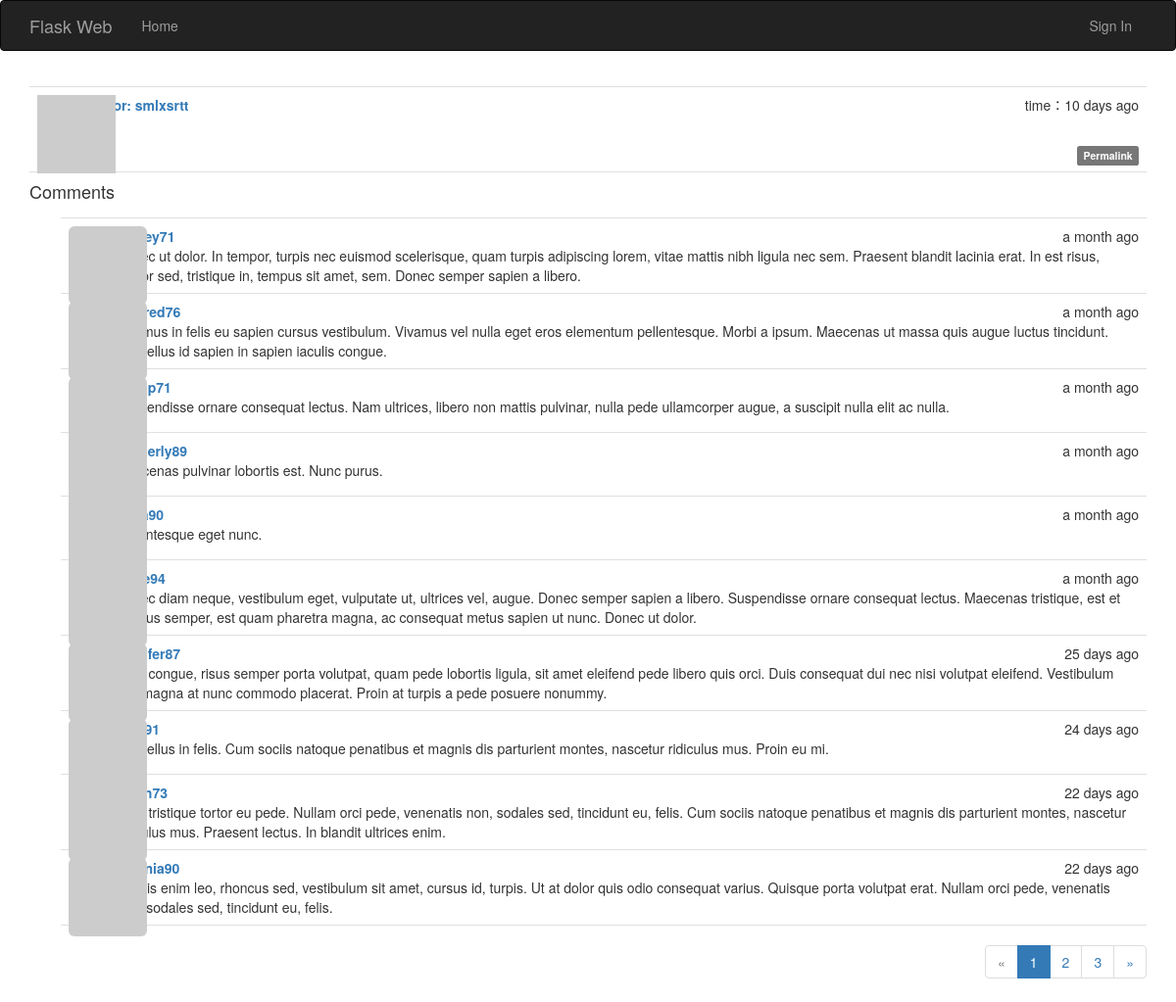
The page /post/122 on the database its author committed.
### app/models.py (models this page shows, shortened)
class Post(db.Model):
	__tablename__ = 'posts'
	id = db.Column(db.Integer, primary_key=True)
	body = db.Column(db.Text)
	timestamp = db.Column(db.DateTime, index=True, default=datetime.utcnow)
	author_id = db.Column(db.Integer, db.ForeignKey('users.id'))
	body_html = db.Column(db.Text)
	comments = db.relationship('Comment', backref='post', lazy='dynamic')

class User(UserMixin, db.Model):
	__tablename__ = 'users'
	id = db.Column(db.Integer, primary_key = True)
	email = db.Column(db.String(64), unique=True, index=True)
	username = db.Column(db.String(64), unique = True)
	password_hash = db.Column(db.String(128))
	role_id = db.Column(db.Integer, db.ForeignKey('roles.id'))
	confirmed = db.Column(db.Boolean, default=False)
	name = db.Column(db.String(64))
	location = db.Column(db.String(64))
	about_me = db.Column(db.Text())
	member_since =db.Column(db.DateTime(), default=datetime.utcnow)
	last_seen = db.Column(db.DateTime(), default=datetime.utcnow)
	avatar_hash = db.Column(db.String(32))
	posts = db.relationship('Post', backref='au', lazy='dynamic')
	followed = db.relationship('Follow',
								foreign_keys=[Follow.follower_id],
								backref=db.backref('follower', lazy='joined'),
								lazy='dynamic',
								cascade='all, delete-orphan')
	followers = db.relationship('Follow',
								foreign_keys=[Follow.followed_id],
								backref=db.backref('followed', lazy='joined'),
								lazy='dynamic',
								cascade='all, delete-orphan')
	comments = db.relationship('Comment', backref='author', lazy='dynamic')
	@property
	def password(self):
		raise AttributeError('password is not a readable attribute')
	def gravatar(self, size=100, default='identicon', rating='g'):
		if request.is_secure:
			url = 'https://secure.gravatar.com/avatar'
		else:
			url = 'http://s.gravatar.com/avatar'
		hash = self.avatar_hash or hashlib.md5(
			self.email.encode('utf-8')).hexdigest()
		print('into..gravatar..{url}/{hash}?s={size}&d={default}&r={rating}'.format(
			url=url, hash=hash, size=size, default=default, rating=rating))
		return '{url}/{hash}?s={size}&d={default}&r={rating}'.format(
			url=url, hash=hash, size=size, default=default, rating=rating)

class Comment(db.Model):
	__tablename__ = 'comments'
	id = db.Column(db.Integer, primary_key=True)
	body = db.Column(db.Text)
	body_html = db.Column(db.Text)
	timestamp = db.Column(db.DateTime, index=True, default=datetime.utcnow)
	disable = db.Column(db.Boolean)
	author_id = db.Column(db.Integer, db.ForeignKey('users.id'))
	post_id = db.Column(db.Integer, db.ForeignKey('posts.id'))

### app/main/views.py (the view, shortened to what this page needs)
@main.route('/post/<int:id>', methods=['GET', 'POST'])
def post(id):
	post = Post.query.get_or_404(id)
	form = CommentForm()
	page = request.args.get('page', 1, type=int)
	if page == -1:
		page = (post.comments.count() - 1)// 10 + 1
	print("Page..............{}".format(page))
	pagination = post.comments.order_by(Comment.timestamp.asc()).paginate(
		page, per_page=current_app.config['FLASK_POSTS_PER_PAGE'], error_out=True)
	comments = pagination.items
	return render_template('post.html', posts=[post], form=form,
							comments=comments, pagination=pagination)

### app/auth/views.py (called while the page is built)
@auth.before_app_request
def before_request():
	print('into before_request...............')
	print('is_authenticated...............{}'.format(current_user.is_authenticated))
	print('request................{}'.format(request))
	if current_user.is_authenticated:
		current_user.ping()
		if not current_user.confirmed and request.endpoint[:5] != 'auth.' and request.endpoint != 'static':
			return redirect(url_for('auth.unconfirmed'))

### app/main/__init__.py (called while the page is built)
@main.app_context_processor
def inject_permission():
	return dict(Permission=Permission)

### app/main/views.py (called while the page is built)
@main.after_app_request
def after_app_request(response):
	for query in get_debug_queries():
		if query.duration > current_app.config['FLASKY_SLOW_DB_QUERY_TIME']:
			current_app.logger.warning(
				'Slow query: {}\nParameters: {}\nnDuration: {}\nContext: {}\n'.format(
					query.statement, query.parameters, query.duration, query.context))
	return response

### app/models.py (called while the page is built)
	def can(self, permissions):
		return False

	def is_administrator(self):
		return False

### app/templates/post.html (shortened to what this page needs)
{% extends "bootstrap_base.html" %}
{% import "bootstrap/wtf.html" as wtf %}
{% import "_macros.html" as macros %}
{% block page_content %}
{% include '_post.html' %}
<h4 id="comments">Comments</h4>
{% include '_comments.html' %}
{% if pagination %}
<div class="pagination">
	{{ macros.pagination_widget(pagination, '.post', fragment='#comments', id=posts[0].id)}}
</div>
{% endif %}
{% endblock %}

### app/templates/_post.html (shortened to what this page needs)
<ul class="posts">
	{% for post in posts %}
	<li class="post">
		<div class="profile-thumbnail">
			<a href="{{ url_for('.user', username=post.au.username) }}">
				<img class="img-round profile-thumbnail"
					src="{{ post.au.gravatar(size=40) }}">
			</a>
		</div>
		<div class="post-content">
			<div class="post-date">time：{{ moment(post.timestamp).fromNow() }}</div>
			<div class="post-author">
				<a href="{{ url_for('.user', username=post.au.username) }}">
					author: {{ post.au.username }}
				</a>
			</div>
			<div class="post-body">
				{% if post.body_html %}
					{{ post.body_html | safe }}
				{% else %}
					{{ post.body }}
				{% endif %}
				</div>
			<div class="post-footer">
				<a href="{{ url_for('.post', id=post.id) }}">
					<span class="label label-default">Permalink</span>
				</a>
			</div>
		</div>
	</li>
	{% endfor %}
</ul>

### app/templates/_comments.html (shortened to what this page needs)
<ul class="comments">
    {% for comment in comments %}
    <li class="comment">
        <div class="comment-thumbnail">
            <a href="{{ url_for('.user', username=comment.author.username) }}">
                <img class="img-rounded profile-thumbnail" src="{{ comment.author.gravatar(size=40) }}">
            </a>
        </div>
        <div class="comment-content">
            <div class="comment-date">{{ moment(comment.timestamp).fromNow() }}</div>
            <div class="comment-author"><a href="{{ url_for('.user', username=comment.author.username) }}">{{ comment.author.username }}</a></div>
            <div class="comment-body">
                {% if moderate or not comment.disable %}
                    {% if comment.body_html %}
                        {{ comment.body_html | safe }}
                    {% else %}
                        {{ comment.body }}
                    {% endif %}
                {% endif %}
            </div>
        </div>
    </li>
    {% endfor %}
</ul>

### app/static/style.css (style rules this page uses)
.profile-thumbnail { position: absolute; }
ul.posts { list-style-type: none; padding: 0px; margin: 16px 0px 0px 0px; border-top: 1px solid #e0e0e0; }
ul.posts li.post { padding: 8px; border-bottom: 1px solid #e0e0e0; }
div.post-date { float: right; }
div.post-author { font-weight: bold; }
div.post-content { margin-left: 48px; min-height: 48px; }
div.post-footer { text-align: right; }
ul.comments { list-style-type: none; padding: 0px; margin: 16px 0px 0px 0px; }
ul.comments li.comment { margin-left: 32px; padding: 8px; border-bottom: 1px solid #e0e0e0; }
ul.comments li.comment:nth-child(1) { border-top: 1px solid #e0e0e0; }
div.comment-date { float: right; }
div.comment-author { font-weight: bold; }
div.comment-thumbnail { position: absolute; }
div.comment-content { margin-left: 48px; min-height: 48px; }
div.pagination { width: 100%; text-align: right; padding: 0px; margin: 0px; }

### rows shown on the page
Post: timestamp "10 days ago", au.username "smlxsrtt"
Comment: timestamp "a month ago", body_html "Donec ut dolor. In tempor, turpis nec euismod scelerisque, quam turpis adipiscing lorem, vitae mattis nibh ligula nec sem. Praesent blandit lacinia erat. In est risus, auctor sed, tristique in, tempus sit amet, sem. Donec semper sapien a libero."
Comment: timestamp "a month ago", author.username "mildred76", body_html "Vivamus in felis eu sapien cursus vestibulum. Vivamus vel nulla eget eros elementum pellentesque. Morbi a ipsum. Maecenas ut massa quis augue luctus tincidunt. Phasellus id sapien in sapien iaculis congue."
Comment: timestamp "a month ago", body_html "Suspendisse ornare consequat lectus. Nam ultrices, libero non mattis pulvinar, nulla pede ullamcorper augue, a suscipit nulla elit ac nulla."
Comment: timestamp "a month ago", author.username "kimberly89", body_html "Maecenas pulvinar lobortis est. Nunc purus."
Comment: timestamp "a month ago", body_html "Pellentesque eget nunc."
Comment: timestamp "a month ago", body_html "Donec diam neque, vestibulum eget, vulputate ut, ultrices vel, augue. Donec semper sapien a libero. Suspendisse ornare consequat lectus. Maecenas tristique, est et tempus semper, est quam pharetra magna, ac consequat metus sapien ut nunc. Donec ut dolor."
Comment: timestamp "25 days ago", author.username "jennifer87", body_html "Nam congue, risus semper porta volutpat, quam pede lobortis ligula, sit amet eleifend pede libero quis orci. Duis consequat dui nec nisi volutpat eleifend. Vestibulum sed magna at nunc commodo placerat. Proin at turpis a pede posuere nonummy."
Comment: timestamp "24 days ago", body_html "Phasellus in felis. Cum sociis natoque penatibus et magnis dis parturient montes, nascetur ridiculus mus. Proin eu mi."
Comment: timestamp "22 days ago", body_html "Nam tristique tortor eu pede. Nullam orci pede, venenatis non, sodales sed, tincidunt eu, felis. Cum sociis natoque penatibus et magnis dis parturient montes, nascetur ridiculus mus. Praesent lectus. In blandit ultrices enim."
Comment: timestamp "22 days ago", author.username "virginia90", body_html "Mauris enim leo, rhoncus sed, vestibulum sit amet, cursus id, turpis. Ut at dolor quis odio consequat varius. Quisque porta volutpat erat. Nullam orci pede, venenatis non, sodales sed, tincidunt eu, felis."

### other values the page prints
{{ p }} "1"
{{ p }} "2" "3"
